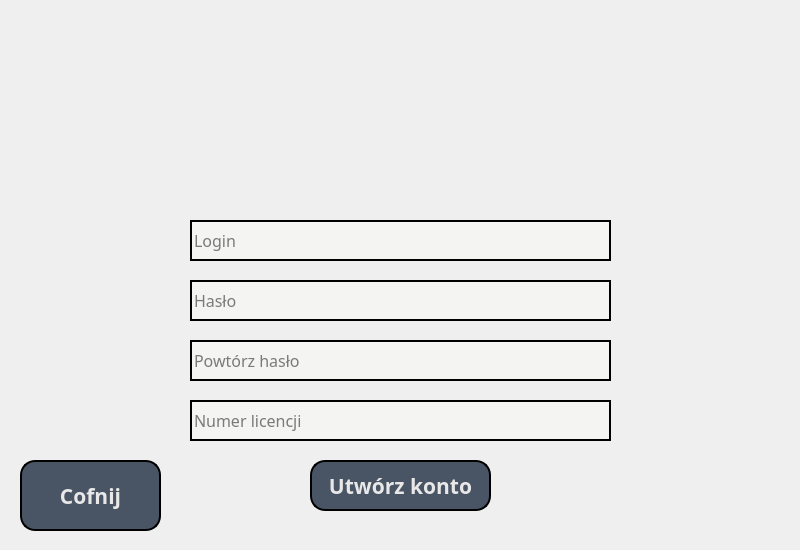
<?xml version="1.0" encoding="UTF-8"?>
<ui version="4.0">
 <class>Dialog</class>
 <widget class="QDialog" name="Dialog">
  <property name="geometry">
   <rect>
    <x>0</x>
    <y>0</y>
    <width>800</width>
    <height>550</height>
   </rect>
  </property>
  <property name="windowTitle">
   <string>Dialog</string>
  </property>
  <widget class="QLineEdit" name="loginEdit">
   <property name="geometry">
    <rect>
     <x>190</x>
     <y>220</y>
     <width>421</width>
     <height>41</height>
    </rect>
   </property>
   <property name="font">
    <font>
     <family>Artifakt Element</family>
     <pointsize>12</pointsize>
    </font>
   </property>
   <property name="acceptDrops">
    <bool>true</bool>
   </property>
   <property name="toolTip">
    <string/>
   </property>
   <property name="styleSheet">
    <string notr="true">background-color: rgb(244, 244, 242);
border-color: rgb(73, 84, 100);
border: 2px solid;</string>
   </property>
   <property name="text">
    <string/>
   </property>
   <property name="placeholderText">
    <string>Login</string>
   </property>
  </widget>
  <widget class="QPushButton" name="createAccButton">
   <property name="geometry">
    <rect>
     <x>310</x>
     <y>460</y>
     <width>181</width>
     <height>51</height>
    </rect>
   </property>
   <property name="font">
    <font>
     <family>Artifakt Element</family>
     <pointsize>16</pointsize>
     <weight>75</weight>
     <bold>true</bold>
    </font>
   </property>
   <property name="styleSheet">
    <string notr="true">background-color: rgb(73, 84, 100);
border-color: rgb(0, 0, 0);
border: 2px solid;
border-radius: 15px;
color: rgb(232, 232, 232);</string>
   </property>
   <property name="text">
    <string>Utwórz konto</string>
   </property>
  </widget>
  <widget class="QLineEdit" name="passwordEdit">
   <property name="geometry">
    <rect>
     <x>190</x>
     <y>280</y>
     <width>421</width>
     <height>41</height>
    </rect>
   </property>
   <property name="font">
    <font>
     <family>Artifakt Element</family>
     <pointsize>12</pointsize>
    </font>
   </property>
   <property name="acceptDrops">
    <bool>true</bool>
   </property>
   <property name="toolTip">
    <string/>
   </property>
   <property name="styleSheet">
    <string notr="true">background-color: rgb(244, 244, 242);
border-color: rgb(73, 84, 100);
border: 2px solid;</string>
   </property>
   <property name="text">
    <string/>
   </property>
   <property name="placeholderText">
    <string>Hasło</string>
   </property>
  </widget>
  <widget class="QLabel" name="label_2">
   <property name="geometry">
    <rect>
     <x>305</x>
     <y>10</y>
     <width>191</width>
     <height>181</height>
    </rect>
   </property>
   <property name="text">
    <string/>
   </property>
   <property name="pixmap">
    <pixmap>LogoSample_ByTailorBrands.png</pixmap>
   </property>
   <property name="scaledContents">
    <bool>true</bool>
   </property>
  </widget>
  <widget class="QLineEdit" name="repeatPassEdit">
   <property name="geometry">
    <rect>
     <x>190</x>
     <y>340</y>
     <width>421</width>
     <height>41</height>
    </rect>
   </property>
   <property name="font">
    <font>
     <family>Artifakt Element</family>
     <pointsize>12</pointsize>
    </font>
   </property>
   <property name="acceptDrops">
    <bool>true</bool>
   </property>
   <property name="toolTip">
    <string/>
   </property>
   <property name="styleSheet">
    <string notr="true">background-color: rgb(244, 244, 242);
border-color: rgb(73, 84, 100);
border: 2px solid;</string>
   </property>
   <property name="text">
    <string/>
   </property>
   <property name="placeholderText">
    <string>Powtórz hasło</string>
   </property>
  </widget>
  <widget class="QLineEdit" name="licenseEdit">
   <property name="geometry">
    <rect>
     <x>190</x>
     <y>400</y>
     <width>421</width>
     <height>41</height>
    </rect>
   </property>
   <property name="font">
    <font>
     <family>Artifakt Element</family>
     <pointsize>12</pointsize>
    </font>
   </property>
   <property name="acceptDrops">
    <bool>true</bool>
   </property>
   <property name="toolTip">
    <string/>
   </property>
   <property name="styleSheet">
    <string notr="true">background-color: rgb(244, 244, 242);
border-color: rgb(73, 84, 100);
border: 2px solid;</string>
   </property>
   <property name="text">
    <string/>
   </property>
   <property name="placeholderText">
    <string>Numer licencji</string>
   </property>
  </widget>
  <widget class="QPushButton" name="BackButton">
   <property name="geometry">
    <rect>
     <x>20</x>
     <y>460</y>
     <width>141</width>
     <height>71</height>
    </rect>
   </property>
   <property name="font">
    <font>
     <family>Artifakt Element</family>
     <pointsize>16</pointsize>
     <weight>75</weight>
     <bold>true</bold>
    </font>
   </property>
   <property name="styleSheet">
    <string notr="true">background-color: rgb(73, 84, 100);
border-color: rgb(0, 0, 0);
border: 2px solid;
border-radius: 15px;
color: rgb(232, 232, 232);</string>
   </property>
   <property name="text">
    <string>Cofnij</string>
   </property>
  </widget>
 </widget>
 <resources/>
 <connections/>
</ui>
